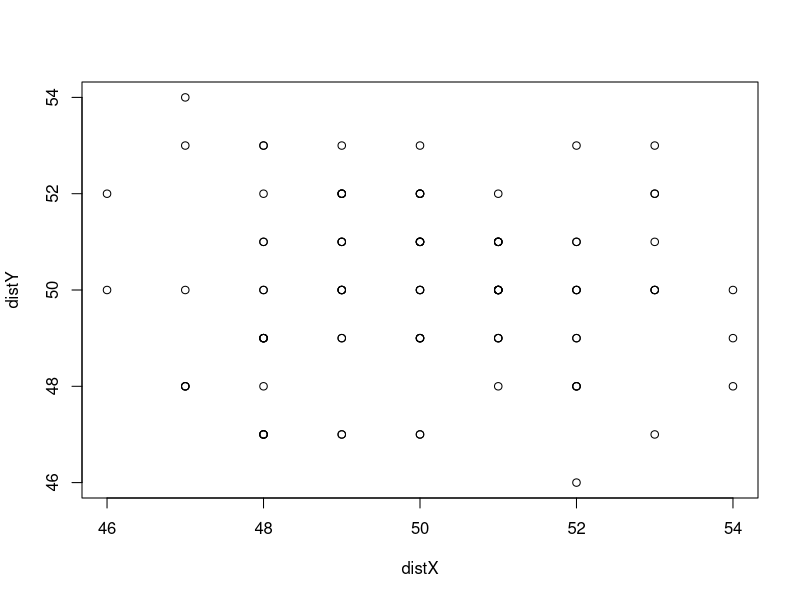

Source code (R):
# Setting up a 2D grid of diffusing particles moving one step per cycle and changing direction only after collision with a fixed barrier

# fundamental variables that will be changed depending on the experiment
particleNumber <- 100
barrierPercentage <- 100
stepNumber <- 5
Matrix_X <- 100
Matrix_Y <- 100
particleDistribution <- 1  # 0 for random particle placement within the grid, 1, for particles all placed in the center of the grid

# Misc. fixed values that are defined by the model or calculated from the experimental variables above
directionPaths <- 8
directionLst <- 1:8
stepLst <- list(X = c(0,1,1,1,0,-1,-1,-1), Y = c( 1,1,0,-1,-1,-1,0,1)) # movment in x and y for movment direction value
gridFociLst <- as.list(1:(Matrix_X*Matrix_Y))
particle <- data.frame(X=1, Y=1, D=1, location=1) ## define a particle located at x, y coordinates,  with a movement direction D. defaults 1 for all

barrierNumber <- round(barrierPercentage/100*Matrix_X*Matrix_Y, digits = 0)
# set up obstacles in the grid space listed in barrierLst. Nonmoving, single point barriers that change the direction (must change direction) of the moving particle.
barrierLst <- sample(gridFociLst, barrierNumber, replace = FALSE, prob = NULL )

# Misc functions
locationCalc <- function(part){(part[1]-1)*Matrix_Y+part[2]}
coordCalc <- function(part){xPos <- ceiling(part[4])
                           yPos <- part[4]-(xPos-1)*Matrix_Y
                           list(xPos,yPos)}

# create a set of diffusing particles
ParticleSet <- list(particle)
for (i in 2:particleNumber) {ParticleSet<-c(ParticleSet,list(particle))} 

# set values for the particle coordinates within the grid (0, for random; 1 for grid centered), and the randomly set particle movement direction
if (particleDistribution == 0){
for (i in 1:particleNumber) {ParticleSet[[i]][1] <- sample.int(Matrix_X, size=1, replace = TRUE, prob = NULL)
                             ParticleSet[[i]][2] <- sample.int(Matrix_Y, size=1, replace = TRUE, prob = NULL)
                             ParticleSet[[i]][3] <- sample.int(directionPaths, size = 1, replace = TRUE, prob = NULL)}}

if (particleDistribution == 1){
for (i in 1:particleNumber) {ParticleSet[[i]][1] <- round(Matrix_X/2, digits = 0)
                             ParticleSet[[i]][2] <- round(Matrix_Y/2, digits = 0)
                             ParticleSet[[i]][3] <- sample.int(directionPaths, size = 1, replace = TRUE, prob = NULL)}}

for (i in 1:particleNumber) {ParticleSet[[i]][4] <- locationCalc(ParticleSet[[i]])}

#ParticleSet # print the particles' starting positions and movement direction

# The main iterations of the particle diffuision experiment
for (j in 1:stepNumber){ 
for (i in 1:particleNumber) {ParticleSet[[i]][1] <- ParticleSet[[i]][1] + stepLst[[1]][unlist(ParticleSet[[i]][3])]
                      ParticleSet[[i]][2] <- ParticleSet[[i]][2] + stepLst[[2]][unlist(ParticleSet[[i]][3])] 
                      
                      # calculate if particle i has escaped the defined grid area and bring them back through the opposite walls
                      if (ParticleSet[[i]][1] > Matrix_X) {ParticleSet[[i]][1] <- ParticleSet[[i]][1]-Matrix_X} 
                      if (ParticleSet[[i]][1] < 1) {ParticleSet[[i]][1] <- ParticleSet[[i]][1]+Matrix_X}
                      if (ParticleSet[[i]][2] > Matrix_Y) {ParticleSet[[i]][2] <- ParticleSet[[i]][2]-Matrix_Y}
                      if (ParticleSet[[i]][2] < 1) {ParticleSet[[i]][2] <- ParticleSet[[i]][2]+Matrix_Y}
                      
                      # recalculate the position number from the new x,y coordinates for particle i
                      ParticleSet[[i]][4] <- locationCalc(ParticleSet[[i]]) 
                      # change direction of particle i movement if a barrier is in the same location
                      if (any(barrierLst == ParticleSet[[i]]$location)) {tmpLst <- directionLst[-unlist(ParticleSet[[i]]$D)]
                                                                          ParticleSet[[i]]$D <- sample(tmpLst, size = 1, replace = TRUE, prob = NULL)}

}
}
#ParticleSet

distX <- ParticleSet[[1]][1]
distY <- ParticleSet[[1]][2]

for (i in 2:particleNumber) { distX <-c(distX,ParticleSet[[i]][1])
                              distY <-c(distY,ParticleSet[[i]][2])}
plot(distX,distY)